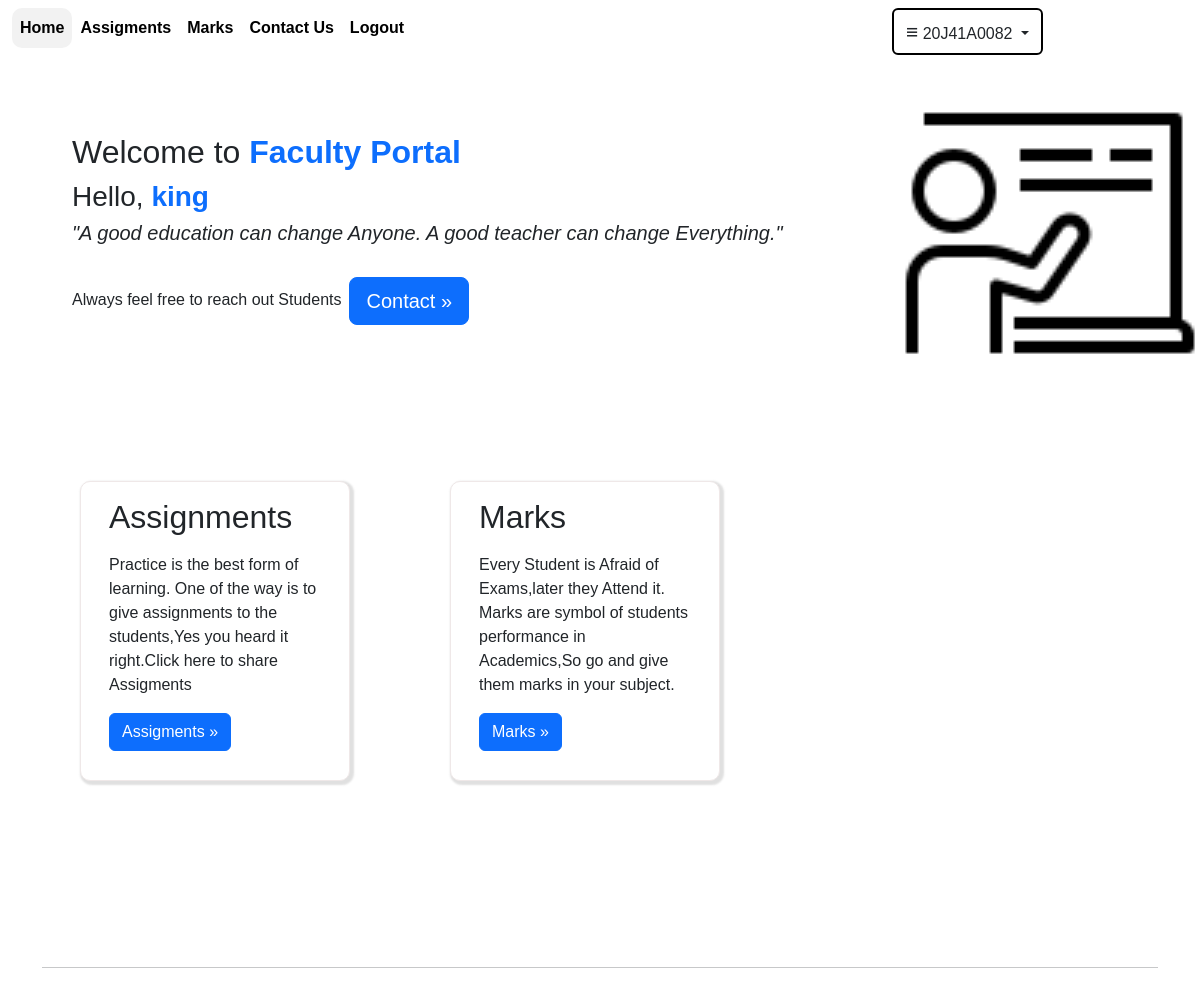
The page /faculty (signed in) on the database as committed earlier.
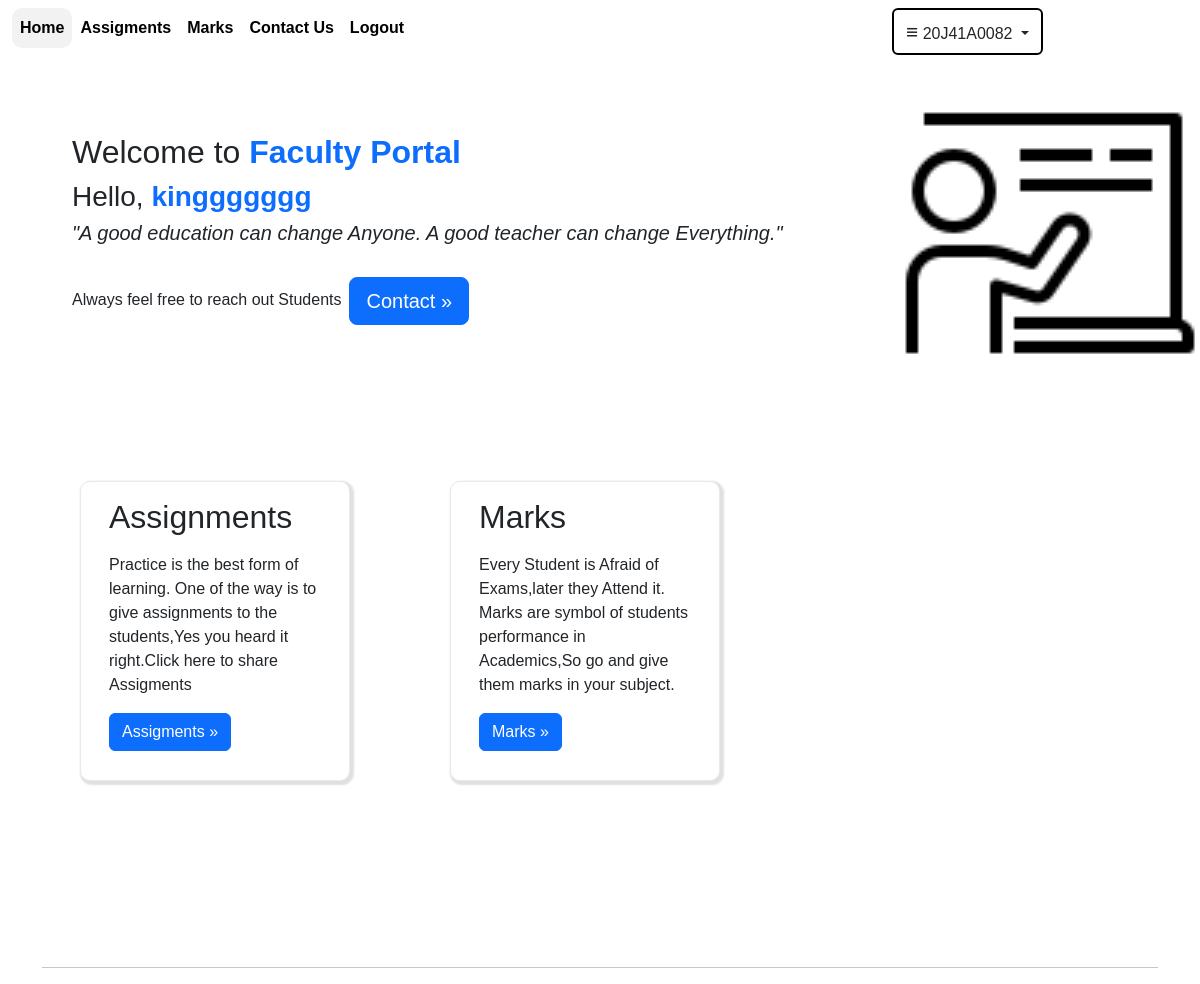
The same page on the database as committed later.
### user/models.py (models this page shows, shortened)
class LoginDetails(models.Model):
    username=models.CharField(max_length=20,primary_key=True)
    password=models.CharField(max_length=20)
    name=models.CharField(max_length=100)
    usertype=models.CharField(max_length=30,default="usertype")
    dept=models.CharField(max_length=30,default="department")

### user/views.py (the view)
# urls.py: path('faculty',views.faculty),
def faculty(request):
    fac=LoginDetails.objects.get(username=request.session.get('uname'))
    return render(request,'faculty.html',{'fac':fac})

### user/templates/faculty.html (shortened to what this page needs)
<html>
<head>
    <link href="https://cdn.jsdelivr.net/npm/bootstrap@5.3.0-alpha1/dist/css/bootstrap.min.css" rel="stylesheet">
</head>
<body class="" style="background-color:#fff">
    <nav class="navbar navi navbar-expand-lg sticky-top" style="background-color:#fff;">
        <div class="container-fluid">
          <div class="collapse navbar-collapse" id="navbarNav">
            <center>
            <ul class="navbar-nav">
              <li class="nav-item">
                <a class="nav-link" href="/faculty" id='home' style="color:black;border:0px;"><strong>Home</strong></a>
              </li>
              <li class="nav-item">
                <a class="nav-link" href="/assignments" id="assignment"style="color:black;border:0px;"><strong>Assigments</strong></a>
              </li>
              <li class="nav-item">
                <a class="nav-link" href="/marks" id="marks" style="color:black;border:0px;"><strong>Marks</strong></a>
              </li>
              <li class="nav-item">
                <a class="nav-link" href="/contact_students" id="contactus" style="color:black;border:0px;"><strong>Contact Us</strong></a>
              </li>
              <li class="nav-item">
                <a class="nav-link" href="/logoutf" id="logout"style="color:black;border:0px;"><strong>Logout</strong></a>
              </li>
              <li class="nav-item dropdown logout" style="position:relative;left:40vw">
                <button class="btn dropdown-toggle" data-bs-toggle="dropdown" style="border:2px solid black;"aria-expanded="false">
                 <p style="font-size:130%;display:inline;">&equiv;</p> {{fac.username}}
                </button>
              </li>
            </ul>
          </center>
          </div>
        </div>
      </nav>
      <div class="jumbotron" style="background-color:#fff;height:500px;width:80vw;">
        <div class="container conttt">
            <h2 class="text-dark" style="position:relative;left:40px;top:50px;">Welcome to <strong class="text-primary" style="display:inline;">Faculty Portal</strong></h2>
          <h3 class="text-dark" style="position:relative;left:40px;top:50px;">Hello, <strong class="text-primary" style="display:inline;">{{fac.name}}</strong></h3>
          <h5 style="position:relative;left:40px;top:50px;" class="text-dark logout"><i>"A good education can change Anyone. A good teacher can change Everything."</i></h5> <br>
          <h6 style="position:relative;left:40px;top:50px;display:inline-block;width:80vw;" class="text-dark">Always feel free to reach out Students<a class="btn btn-primary btn-lg mx-2" href="/contact_students" role="button">Contact &raquo;</a></h6>
        </div>
        <img src="../static/img/facultyy.png" style="position:relative;width:300px;bottom:220px;left:900px;">
      </div>
      <div class="container">
        <div class="row mt-5"  style="position:relative;">
          <div class="col-md-4 box" >
            <h2 class="m-3">Assignments</h2>
            <p class="m-3">Practice is the best form of learning. One of the way is to give assignments to the students,Yes you heard it right.Click here to share Assigments</p>
            <p><a class="btn btn-primary mx-3" href="/assignments" role="button">Assigments &raquo;</a></p>
          </div>
          <div class="col-md-4 box" >
            <h2 class="m-3">Marks</h2>
            <p class="m-3">Every Student is Afraid of Exams,later they Attend it. Marks are symbol of students performance in Academics,So go and give them marks in your subject.</p>
            <p class=><a class="btn mx-3 btn-primary" href="/marks" role="button">Marks &raquo;</a></p>
          </div>
        </div>
        <hr>
      </div>
    </body>
</html>

Rows that differ between the two databases and show on the page:
changed LoginDetails "20J41A0082": name "king" → "kinggggggg"
